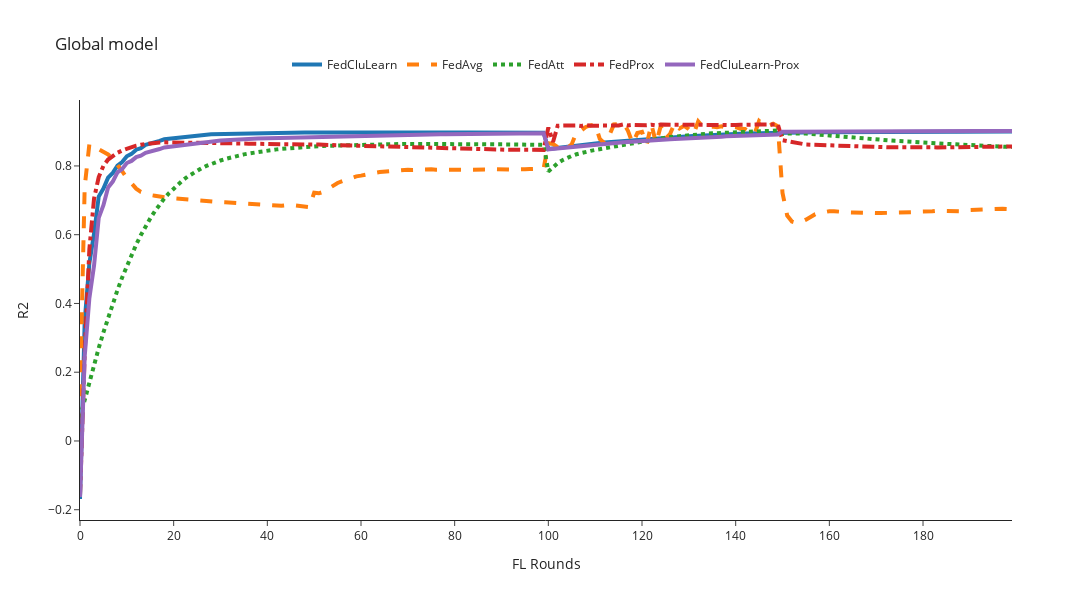

Notebook code cell kept with this figure:
### Code cell
mse_column = 'r2'
global_filenames = [global_FedCluLearn, global_FedAvg, global_FedAtt, global_FedProx, global_FedCluLearn_Prox]
n_rounds, y = preprocessing_results(filenames=global_filenames, mse_column=mse_column)
plot_plotly(n_rounds, y, title=f'Global model', y_axis_title=f'{mse_column.upper()}', y_axis_max=1)

### Figure 1 — Plotly figure (JSON) as saved in the notebook; plotly's stock layout.template omitted (floating-point values rounded to 4 significant figures; data arrays with more than 128 entries replaced by an {"elided": "..."} marker saying what was removed)
{"data": [{"line": {"dash": "solid", "width": 4}, "mode": "lines", "name": "FedCluLearn", "type": "scatter", "x": {"elided": "201 int values"}, "y": {"elided": "200 float values"}}, {"line": {"dash": "dash", "width": 4}, "mode": "lines", "name": "FedAvg", "type": "scatter", "x": {"elided": "201 int values"}, "y": {"elided": "200 float values"}}, {"line": {"dash": "dot", "width": 4}, "mode": "lines", "name": "FedAtt", "type": "scatter", "x": {"elided": "201 int values"}, "y": {"elided": "200 float values"}}, {"line": {"dash": "dashdot", "width": 4}, "mode": "lines", "name": "FedProx", "type": "scatter", "x": {"elided": "201 int values"}, "y": {"elided": "200 float values"}}, {"line": {"dash": "solid", "width": 4}, "mode": "lines", "name": "FedCluLearn-Prox", "type": "scatter", "x": {"elided": "201 int values"}, "y": {"elided": "200 float values"}}], "layout": {"height": 600, "legend": {"orientation": "h", "x": 0.5, "xanchor": "center", "y": 1.05, "yanchor": "bottom"}, "title": {"text": "Global model"}, "width": 1200, "xaxis": {"autorange": true, "range": [0, 199], "title": {"text": "FL Rounds"}, "type": "linear"}, "yaxis": {"autorange": true, "range": [-0.2299, 0.9918], "title": {"text": "R2"}, "type": "linear"}}}
